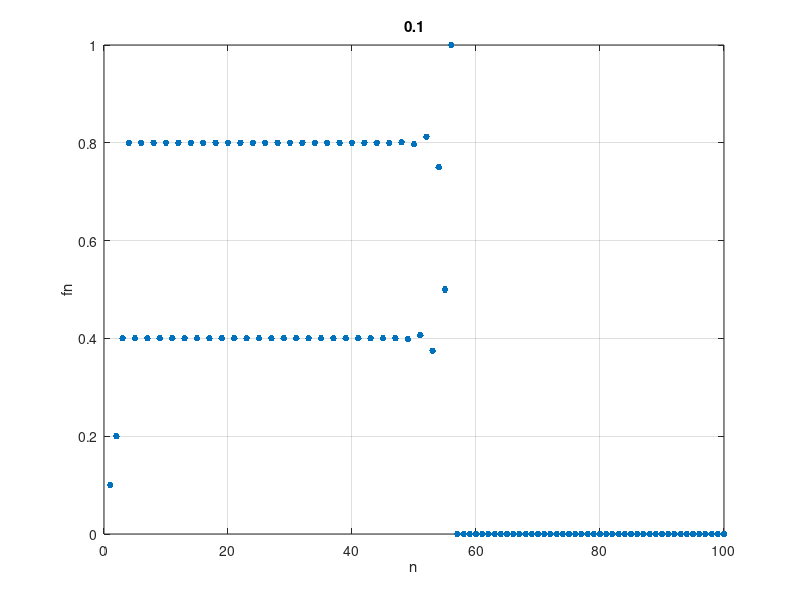

MATLAB code for this plot:
% m220.m - 修正后的帐篷映射迭代代码
x0 = 1/10; % 以初值 1/10 为例（若选 1/m 则改为 1/1235）
N = 100;   % 迭代次数
y = zeros(1, N);
y(1) = x0;

% 循环执行分段函数迭代
for i = 1:(N-1)
    if y(i) <= 0.5
        y(i+1) = 2 * y(i);
    else
        y(i+1) = 2 * (1 - y(i));
    end
end

% 绘制离散点图
figure(1);
plot(y, '.', 'MarkerSize', 15); % '.' 代表离散点
grid on;
xlabel('n');
ylabel('fn');

title(x0);
